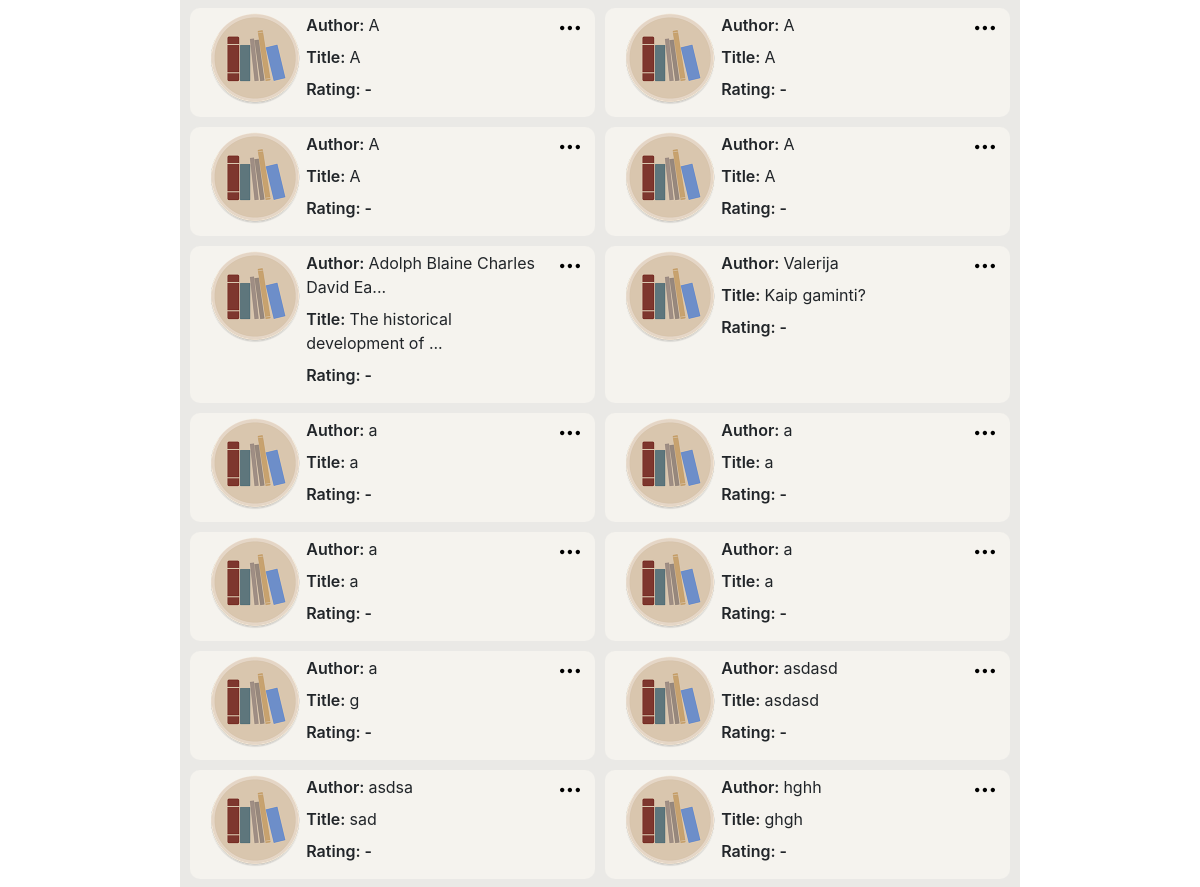
Before: / (signed in, middle part) with the older database file.
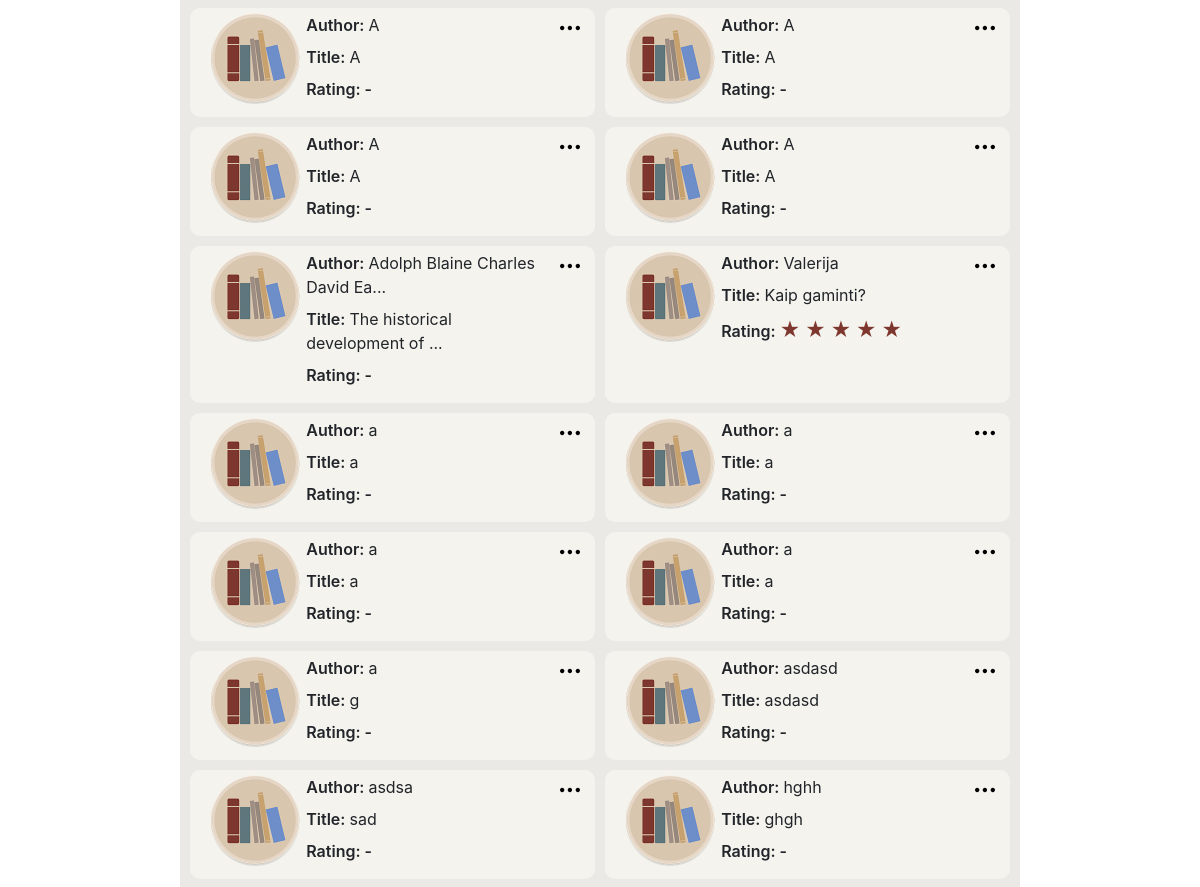
After: the same page with the newer database file.
### tables this page shows
CREATE TABLE "books" (user_id INTEGER NOT NULL, title TEXT NOT NULL, author TEXT NOT NULL, pages INTEGER NOT NULL, isbn TEXT NULL, genre TEXT NULL, rating INTEGER NULL, started DATE NULL, finished DATE NULL, owner TEXT NULL, notes TEXT NULL, lent BOOLEAN NULL, book_id INTEGER PRIMARY KEY AUTOINCREMENT NOT NULL);

### application.py (the view, shortened to what this page needs)
@app.route("/", methods=["GET", "POST"])
@login_required
def index():
    if request.method == "GET":
        books = db.execute("""SELECT * FROM books WHERE user_id = :id
                            AND started IS NOT NULL AND finished IS NULL ORDER BY author""",
                           id=session["user_id"])
        lists = db.execute("""SELECT * FROM books WHERE user_id = :id ORDER BY author""",
                           id=session["user_id"])
        return render_template("index.html", books=books, lists=lists)

### application.py (called while the page is built)
@app.after_request
def after_request(response):
    response.headers["Cache-Control"] = "no-cache, no-store, must-revalidate"
    response.headers["Expires"] = 0
    response.headers["Pragma"] = "no-cache"
    return response

### helpers.py (called while the page is built)
def login_required(f):
    @wraps(f)
    def decorated_function(*args, **kwargs):
        if session.get("user_id") is None:
            return redirect("/login")
        return f(*args, **kwargs)
    return decorated_function

### templates/index.html (shortened to what this page needs)
{% extends "layout.html" %}
{% block main %}
    <div class="container">
        <div class="row">
            {% if not lists %}
                <div class="alert" id="no_books">
                    <span class="closebtn" onclick="this.parentElement.style.display='none';">&times;</span>
                    You do not have any books in this list yet.
                </div>
            {% else %}
                {% for list in lists %}
                    <div class="col-12 book" onclick="redirectToBook('{{ list.book_id }}')">
                        <div class="row">
                            <div class="col-sm-3">
                                <img class="book_cover" src="../static/logo.png" alt="book cover">
                            </div>
                            <div class="col-sm">
                                {% if list.author|length <= 30 %}
                                    <p class="author" data-toggle="tooptip" title="{{ list.author }}"><span class="names">Author: </span>{{ list.author }}</p>
                                {% else %}
                                    <p class="author" data-toggle="tooptip" title="{{ list.author }}"><span class="names">Author: </span>{{ list.author[:30] }}...</p>
                                {% endif %}
                                {% if list.title|length <= 30 %}
                                    <p class="title" data-toggle="tooptip" title="{{ list.title }}"><span class="names">Title: </span>{{ list.title }}</p>
                                {% else %}
                                    <p class="title" data-toggle="tooptip" title="{{ list.title }}"><span class="names">Title: </span>{{ list.title[:30] }}...</p>
                                {% endif %}
                                {% if not list.rating %}
                                    <p class="rating_index"><span class="names">Rating: - </span></p>
                                {% else %}
                                    <p class="rating_index">
                                        <span class="names">Rating: </span>
                                        {% for i in range(list.rating) %}
                                            <span class="stars_red">★</span>
                                        {% endfor %}
                                    </p>
                                {% endif %}
                            </div>
                            <div class="col-sm-1">
                                <div class="options">
                                    <img class="options_image"
                                         onclick="showOptionsFor('lst{{ list.book_id }}')"
                                         src="../static/options.svg"
                                         alt="options"/>
                                </div>
                            </div>
                        </div>
                    </div>
                {% endfor %}
            {% endif %}
        </div>
    </div>
{% endblock %}

Changed rows visible on the page:
changed books "Valerija": rating "Rating: -" → "Rating:"
